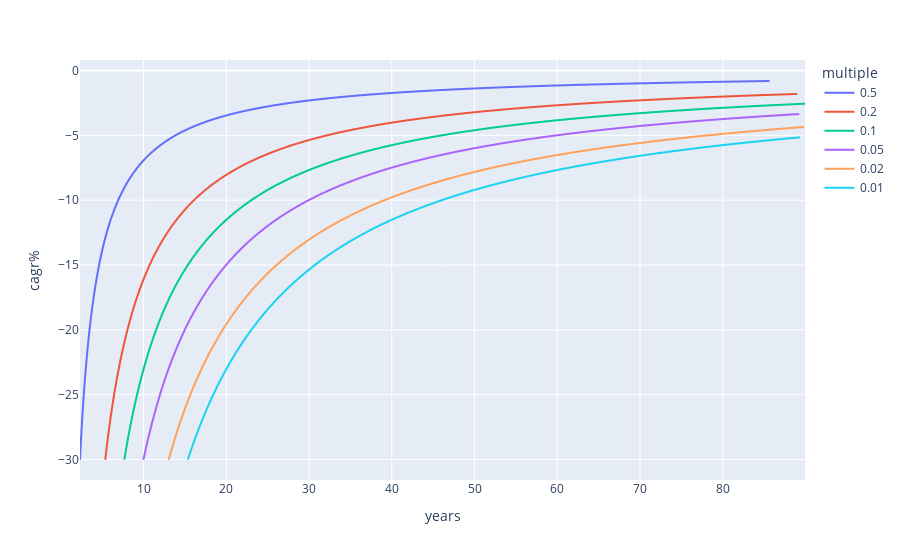

The cell this chart's notebook holds for it:
### Code cell
px.line(df_mult, x='years', y='cagr%', color='multiple')

### Figure 1 — Plotly figure (JSON) as saved in the notebook; plotly's stock layout.template omitted (floating-point values rounded to 4 significant figures; data arrays with more than 128 entries replaced by an {"elided": "..."} marker saying what was removed)
{"data": [{"hovertemplate": "multiple=0.5<br>years=%{x}<br>cagr%=%{y}<extra></extra>", "legendgroup": "0.5", "line": {"color": "#636efa", "dash": "solid"}, "marker": {"symbol": "circle"}, "mode": "lines", "name": "0.5", "showlegend": true, "type": "scattergl", "x": {"elided": "584 float values"}, "xaxis": "x", "y": {"elided": "584 float values"}, "yaxis": "y"}, {"hovertemplate": "multiple=0.2<br>years=%{x}<br>cagr%=%{y}<extra></extra>", "legendgroup": "0.2", "line": {"color": "#EF553B", "dash": "solid"}, "marker": {"symbol": "circle"}, "mode": "lines", "name": "0.2", "showlegend": true, "type": "scattergl", "x": {"elided": "564 float values"}, "xaxis": "x", "y": {"elided": "564 float values"}, "yaxis": "y"}, {"hovertemplate": "multiple=0.1<br>years=%{x}<br>cagr%=%{y}<extra></extra>", "legendgroup": "0.1", "line": {"color": "#00cc96", "dash": "solid"}, "marker": {"symbol": "circle"}, "mode": "lines", "name": "0.1", "showlegend": true, "type": "scattergl", "x": {"elided": "549 float values"}, "xaxis": "x", "y": {"elided": "549 float values"}, "yaxis": "y"}, {"hovertemplate": "multiple=0.05<br>years=%{x}<br>cagr%=%{y}<extra></extra>", "legendgroup": "0.05", "line": {"color": "#ab63fa", "dash": "solid"}, "marker": {"symbol": "circle"}, "mode": "lines", "name": "0.05", "showlegend": true, "type": "scattergl", "x": {"elided": "533 float values"}, "xaxis": "x", "y": {"elided": "533 float values"}, "yaxis": "y"}, {"hovertemplate": "multiple=0.02<br>years=%{x}<br>cagr%=%{y}<extra></extra>", "legendgroup": "0.02", "line": {"color": "#FFA15A", "dash": "solid"}, "marker": {"symbol": "circle"}, "mode": "lines", "name": "0.02", "showlegend": true, "type": "scattergl", "x": {"elided": "513 float values"}, "xaxis": "x", "y": {"elided": "513 float values"}, "yaxis": "y"}, {"hovertemplate": "multiple=0.01<br>years=%{x}<br>cagr%=%{y}<extra></extra>", "legendgroup": "0.01", "line": {"color": "#19d3f3", "dash": "solid"}, "marker": {"symbol": "circle"}, "mode": "lines", "name": "0.01", "showlegend": true, "type": "scattergl", "x": {"elided": "497 float values"}, "xaxis": "x", "y": {"elided": "497 float values"}, "yaxis": "y"}], "layout": {"legend": {"title": {"text": "multiple"}, "tracegroupgap": 0}, "margin": {"t": 60}, "xaxis": {"anchor": "y", "domain": [0, 1], "title": {"text": "years"}}, "yaxis": {"anchor": "x", "domain": [0, 1], "title": {"text": "cagr%"}}}}
